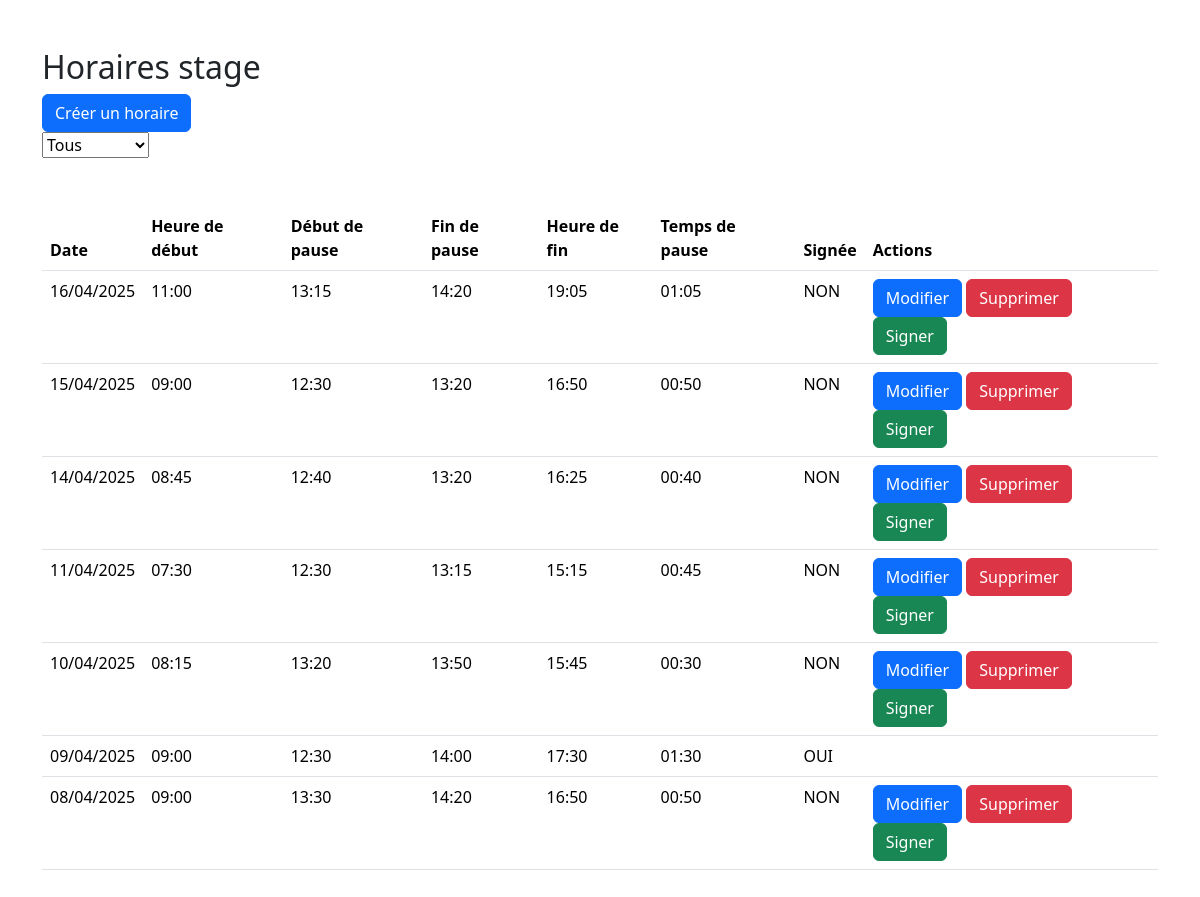
Before: / with the older database file.
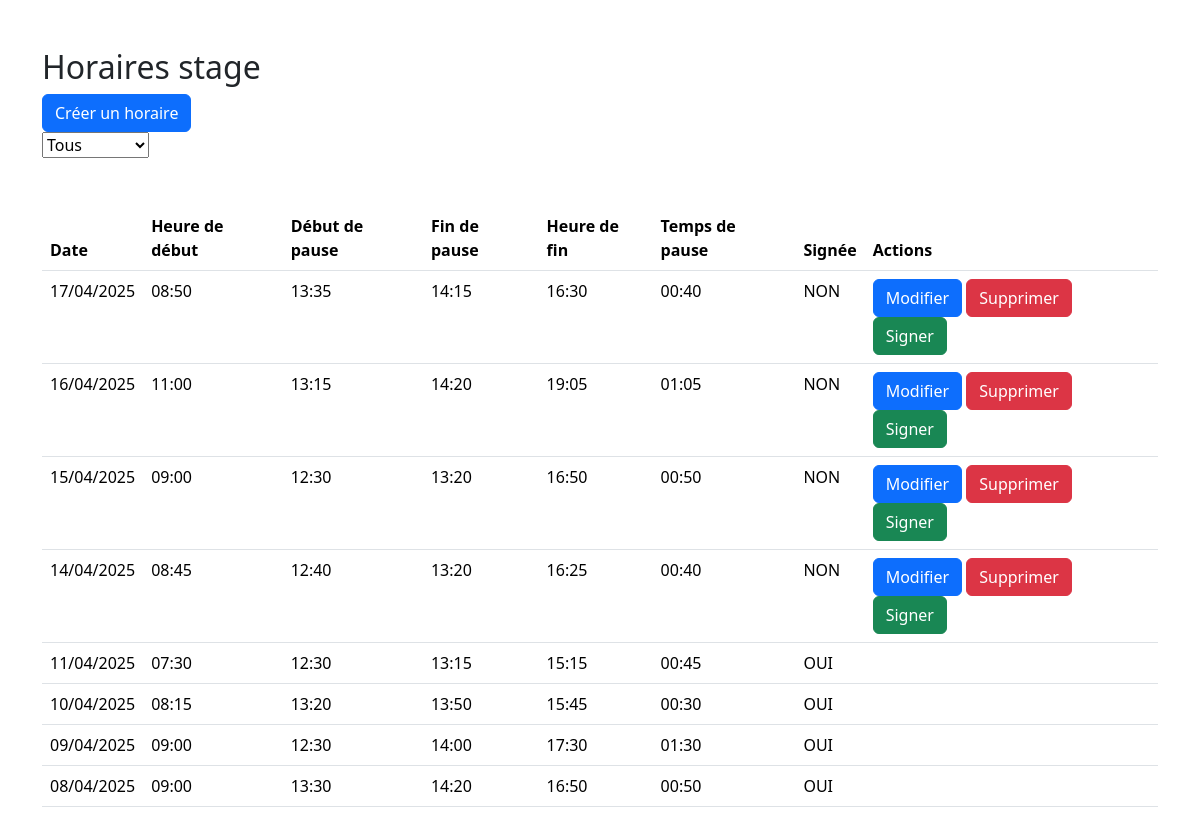
After: the same page with the newer database file.
### tables this page shows
CREATE TABLE `horaire` (
  `idHoraire` int(11) NOT NULL AUTO_INCREMENT,
  `dateHoraire` date NOT NULL,
  `heureDebut` time NOT NULL,
  `heureDebutPause` time NOT NULL,
  `heureFinPause` time NOT NULL,
  `tempsPause` time NOT NULL,
  `heureFin` time NOT NULL,
  `signature` tinyint(1) NOT NULL,
  PRIMARY KEY (`idHoraire`),
  UNIQUE KEY `dateHoraire` (`dateHoraire`)
);

### index.php (the view, shortened to what this page needs)
<!DOCTYPE html>
<html>
<head>
    <link href="https://cdn.jsdelivr.net/npm/bootstrap@5.3.5/dist/css/bootstrap.min.css" rel="stylesheet">
</head>
<body>
<div class="container my-5">
    <h2> Horaires stage </h2>
    <a class="btn btn-primary" href="createHoraire.php">Créer un horaire</a>
    <form class="d-flex" action="index.php" method="post" onchange="this.submit()">
        <select name="tri" id="tri">
            <option value="all" <?php if($_SESSION["selectInForm"] == 3) echo'selected';?> >Tous</option>
        </select>
    </form>
    <br>
    <br>
    <table class="table">
        <thead>
            <tr>
                <th>Date</th>
                <th>Heure de début</th>
                <th>Début de pause</th>
                <th>Fin de pause</th>
                <th>Heure de fin</th>
                <th>Temps de pause</th>
                <th>Signée </th>
                <th>Actions</th>
            </tr>
        </thead>
        <tbody>
            <?php
                include 'config.php';
                $sql = "CREATE DATABASE IF NOT EXISTS horairesstage";
                if($conn->query($sql) === TRUE){
                    $conn->select_db('horairesstage');
                }
                $sql = "SELECT * FROM horaire ORDER BY dateHoraire DESC";
                $result = $conn->query($sql);
                while($row = $result->fetch_assoc()){
                    $heureDebut = new DateTime($row['heureDebut']);
                    $heureDebutPause = new DateTime($row['heureDebutPause']);
                    $heureFinPause = new DateTime($row['heureFinPause']);
                    $tempsPause = new DateTime($row['tempsPause']);
                    $heureFin = new DateTime($row['heureFin']);
                    $dateHoraire = new DateTime($row['dateHoraire']);
                    echo "
                        <tr>
                            <td>".$dateHoraire->format('d/m/Y')."</td>
                    <td>".$heureDebut->format('H:i')."</td>";
                    if(!empty($heureDebutPause)){
                        echo "<td>".$heureDebutPause->format('H:i')."</td>";
                    }
                    else{
                        echo "<td></td>";
                    }
                    if(!empty($heureFinPause)){
                        echo "<td>".$heureFinPause->format('H:i')."</td>";
                    }
                    else{
                        echo "<td></td>";
                    }
                    if(!empty($heureFin)){
                        echo "<td>".$heureFin->format('H:i')."</td>";
                    }
                    else{
                        echo "<td></td>";
                    }
                    if(!empty($tempsPause)){
                        echo "<td>".$tempsPause->format('H:i')."</td>";
                    }
                    else{
                        echo "<td></td>";
                    }
                    if($row['signature'] == 1){
                        echo "<td>OUI</td>";
                        echo " <td></td>";
                    }
                    else{
                        echo "<td>NON</td>";
                        echo "
                    <td>
                        <form action='editHoraire.php' method='get' class='d-inline'>
                        <input type='hidden' name='idHoraire' value='".$row['idHoraire']."'>
                        <input type='submit' class='btn btn-primary' value='Modifier'>
                        </form>
                        <form action='deleteHoraire.php' method='post' class='d-inline delete-form'>
                        <input type='hidden' name='idHoraire' value='".$row['idHoraire']."'>
                        <input type='submit' class='btn btn-danger' value='Supprimer'>
                        </form>
                        <form action='signHoraire.php' method='post' class='d-inline sign-form'>
                        <input type='hidden' name='idHoraire' value='".$row['idHoraire']."'>
                        <input type='submit' class='btn btn-success' value='Signer'>
                        </form>
                    </td>";
                    }
                    echo "</tr>";
                }
            ?>
        </tbody>
    </table>
</div>

Changed rows visible on the page:
added horaire: dateHoraire "17/04/2025", heureDebut "08:50", heureDebutPause "13:35", heureFinPause "14:15", heureFin "16:30", tempsPause "00:40"
changed horaire (number 5 of 8 on the later page): value "Modifier" → (not shown); value "Supprimer" → (not shown); value "Signer" → (not shown); signature "NON" → "OUI"
changed horaire (number 6 of 8 on the later page): value "Modifier" → (not shown); value "Supprimer" → (not shown); value "Signer" → (not shown); signature "NON" → "OUI"
changed horaire (number 8 of 8 on the later page): value "Modifier" → (not shown); value "Supprimer" → (not shown); value "Signer" → (not shown); signature "NON" → "OUI"
